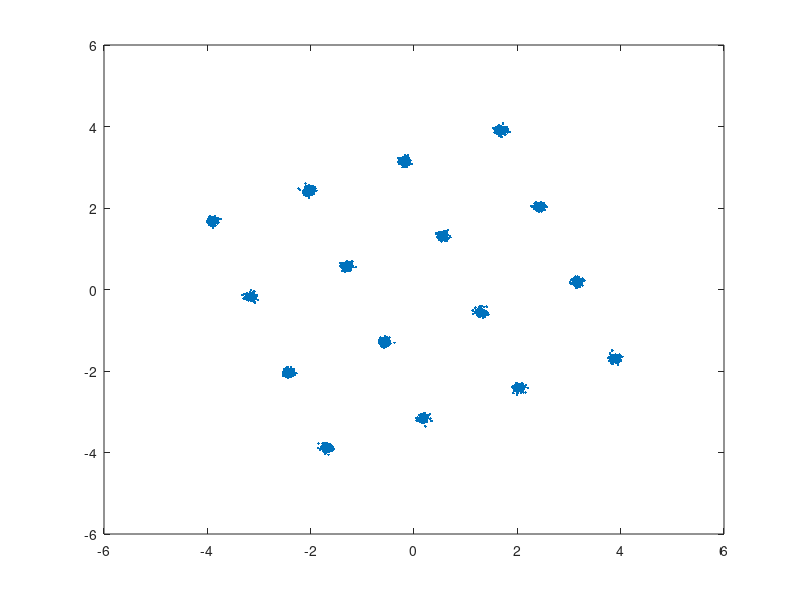

MATLAB code to generate this figure: (Note: this script raises an error after producing the figure.)
clc;
clear all;
close all;

theta = [-3-3.*j -3-j -3+j -3+3.*j;
    -1-3.*j -1-j -1+j -1+3.*j;
    1-3.*j 1-j 1+j 1+3.*j;
    3-3.*j 3-j 3+j 3+3.*j];
N = 4000; % Number of symbols.

% Generating integer numbers in the interval [1,16].
numbers = randi([1 16],1,N);

% Generating the signal and the start of the signal.
signal = theta(numbers);
signal(1) = 3 + j.*3;
signal(2) = 3 + j.*3;
signal(3) = 3 + j.*3;
signal(4) = 3 + j.*3;

phi = 0.12*pi; % The phase rotation.
%phi=0;
signal_before_rotation = signal;

% The signal gets a constant phase rotation.
signal = signal.*exp(j.*phi);

% Rotating the signal by a complex number in order to generate noise
% that rotates the signal.
for i = 1:N
    phi_2 = 0.0.*randn(1,1) + 0.00*i^1;
    signal(i) = signal(i).*exp(j.*phi_2);
end
signal=signal+randn(1,numel(signal))*0.05+1i*randn(1,numel(signal))*0.05;
figure()
plot(signal,'.')

% Initialising constants, variables and vectors.
exact_value = (abs(3 + 1i.*3) + abs(3 + 1i.*1))./2;
first_start = 1;
phi_updated = 0;
theta_updated = 0;
theta_updated_2 = 0;
theta_updated_2_vec = zeros(1,N);
phi_updated_vec = zeros(1,N);
signal_corrected = zeros(1,N);

% Performing the phase synchronisation. The 4 first symbols are known (the
% absolute value is used) so that much rotation is used for these symbols
% and after that the rotation is possibly updated little in each
% iteration of the loop.
for i = 4:N
    if (abs(signal(i)) > exact_value && abs(signal(i - 1)) > exact_value && ...
            abs(signal(i - 2)) > exact_value && ...
            abs(signal(i - 3)) > exact_value && first_start == 1)
        start = 1;
        [signal_corrected(i - 3),phi_updated] = ...
            phase_synchronisation_sample(signal(i - 3),phi_updated,start);
        first_start = 0;
    else
        start = 0;
        [signal_corrected(i - 3),phi_updated,theta_updated,...
            theta_updated_2] = frequency_synchronisation_sample(...
            signal(i-3),phi_updated,theta_updated,theta_updated_2,exact_value);
    end
    if (i == N)
        for j = 1:3
            [signal_corrected(N - 3 + j),phi_updated,theta_updated,theta_updated_2] = ...
                frequency_synchronisation_sample(signal(N - 3 + j),...
                phi_updated,theta_updated,theta_updated_2,exact_value);
        end
    end
    theta_updated_2_vec(i) = theta_updated_2;
    phi_updated_vec(i) = phi_updated;
end

% % % Performing frequency synchronisation.
% for i = 1:N
%     [signal_corrected_2(i),phi_updated,theta_updated,theta_updated_2] ...
%         = frequency_synchronisation_sample(...
%         signal_corrected(i),phi_updated,theta_updated,theta_updated_2);
% end


% This loop is used in order to find the position of the symbol in the 
% theta matrix.
for i = 1:N
    for j = 1:4
        for k = 1:4
            distance(j,k) = abs(signal_corrected(i) - theta(j,k));
        end
    end
    [~,index_1] = min(min(distance,[],1));
    [~,index_2] = min(min(distance,[],2));
    
    signal_test(i) = theta(index_2,index_1);
end

errors = signal_test - signal_before_rotation;
errors_norm = norm(errors)

figure
plot(signal,'.')
hold on
%plot(signal_corrected,'r.')
hold on
plot(signal_corrected(1000:end), 'r.');
grid on
%plot(signal_corrected_2,'m.')
axis([-4 4 -4 4])
axis equal
figure
plot(theta_updated_2_vec)
title('Accumulated frequency phase correction');
figure
plot(phi_updated_vec)
hold on
plot(-phi.*ones(1,N),'r')
title('Phase offset per symbol');
grid on